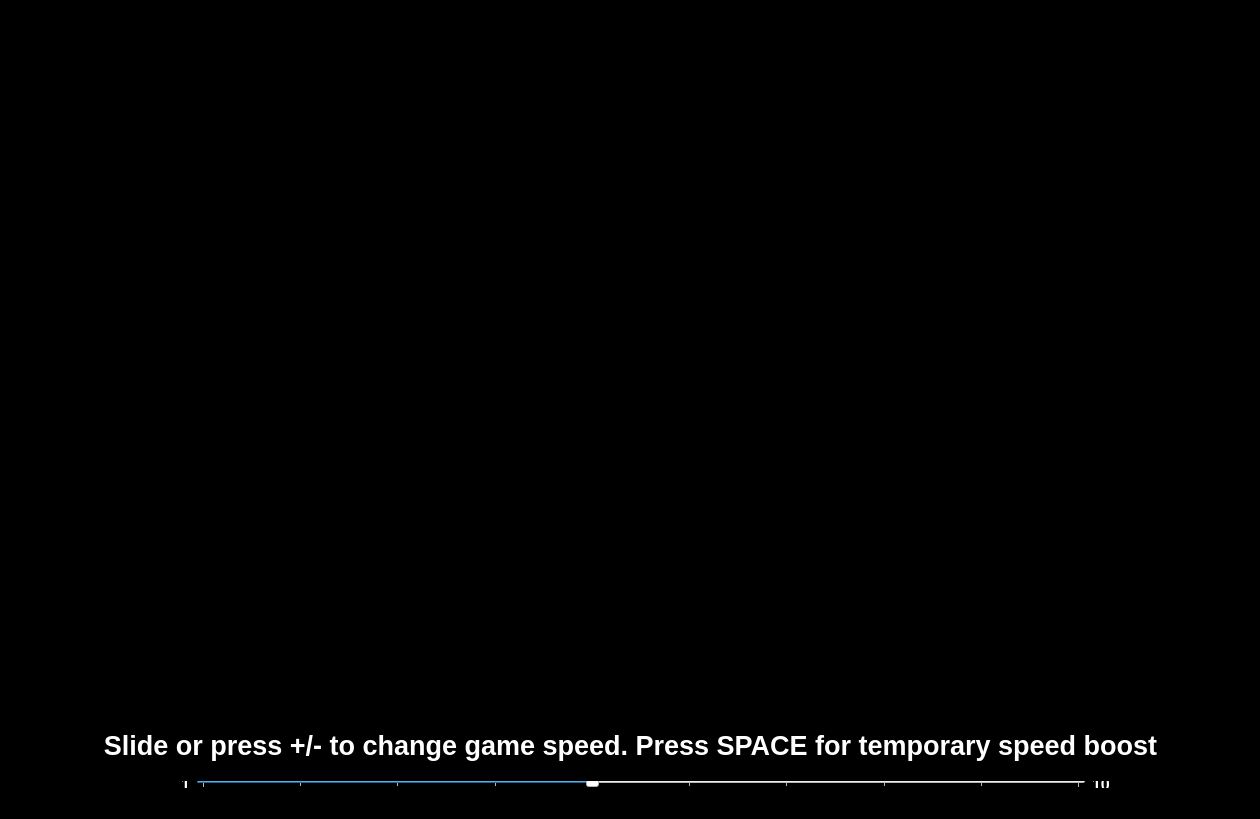
<?xml version="1.0" encoding="UTF-8"?>
<ui version="4.0">
 <class>MainWindow</class>
 <widget class="QMainWindow" name="MainWindow">
  <property name="geometry">
   <rect>
    <x>0</x>
    <y>0</y>
    <width>1260</width>
    <height>819</height>
   </rect>
  </property>
  <property name="sizePolicy">
   <sizepolicy hsizetype="Fixed" vsizetype="Fixed">
    <horstretch>0</horstretch>
    <verstretch>0</verstretch>
   </sizepolicy>
  </property>
  <property name="minimumSize">
   <size>
    <width>0</width>
    <height>0</height>
   </size>
  </property>
  <property name="palette">
   <palette>
    <active>
     <colorrole role="WindowText">
      <brush brushstyle="SolidPattern">
       <color alpha="255">
        <red>255</red>
        <green>255</green>
        <blue>255</blue>
       </color>
      </brush>
     </colorrole>
     <colorrole role="Button">
      <brush brushstyle="SolidPattern">
       <color alpha="255">
        <red>0</red>
        <green>0</green>
        <blue>0</blue>
       </color>
      </brush>
     </colorrole>
     <colorrole role="Light">
      <brush brushstyle="SolidPattern">
       <color alpha="255">
        <red>0</red>
        <green>0</green>
        <blue>0</blue>
       </color>
      </brush>
     </colorrole>
     <colorrole role="Midlight">
      <brush brushstyle="SolidPattern">
       <color alpha="255">
        <red>0</red>
        <green>0</green>
        <blue>0</blue>
       </color>
      </brush>
     </colorrole>
     <colorrole role="Dark">
      <brush brushstyle="SolidPattern">
       <color alpha="255">
        <red>0</red>
        <green>0</green>
        <blue>0</blue>
       </color>
      </brush>
     </colorrole>
     <colorrole role="Mid">
      <brush brushstyle="SolidPattern">
       <color alpha="255">
        <red>0</red>
        <green>0</green>
        <blue>0</blue>
       </color>
      </brush>
     </colorrole>
     <colorrole role="Text">
      <brush brushstyle="SolidPattern">
       <color alpha="255">
        <red>255</red>
        <green>255</green>
        <blue>255</blue>
       </color>
      </brush>
     </colorrole>
     <colorrole role="BrightText">
      <brush brushstyle="SolidPattern">
       <color alpha="255">
        <red>255</red>
        <green>255</green>
        <blue>255</blue>
       </color>
      </brush>
     </colorrole>
     <colorrole role="ButtonText">
      <brush brushstyle="SolidPattern">
       <color alpha="255">
        <red>255</red>
        <green>255</green>
        <blue>255</blue>
       </color>
      </brush>
     </colorrole>
     <colorrole role="Base">
      <brush brushstyle="SolidPattern">
       <color alpha="255">
        <red>0</red>
        <green>0</green>
        <blue>0</blue>
       </color>
      </brush>
     </colorrole>
     <colorrole role="Window">
      <brush brushstyle="SolidPattern">
       <color alpha="255">
        <red>0</red>
        <green>0</green>
        <blue>0</blue>
       </color>
      </brush>
     </colorrole>
     <colorrole role="Shadow">
      <brush brushstyle="SolidPattern">
       <color alpha="255">
        <red>0</red>
        <green>0</green>
        <blue>0</blue>
       </color>
      </brush>
     </colorrole>
     <colorrole role="AlternateBase">
      <brush brushstyle="SolidPattern">
       <color alpha="255">
        <red>0</red>
        <green>0</green>
        <blue>0</blue>
       </color>
      </brush>
     </colorrole>
     <colorrole role="ToolTipBase">
      <brush brushstyle="SolidPattern">
       <color alpha="255">
        <red>255</red>
        <green>255</green>
        <blue>220</blue>
       </color>
      </brush>
     </colorrole>
     <colorrole role="ToolTipText">
      <brush brushstyle="SolidPattern">
       <color alpha="255">
        <red>0</red>
        <green>0</green>
        <blue>0</blue>
       </color>
      </brush>
     </colorrole>
     <colorrole role="PlaceholderText">
      <brush brushstyle="SolidPattern">
       <color alpha="128">
        <red>255</red>
        <green>255</green>
        <blue>255</blue>
       </color>
      </brush>
     </colorrole>
    </active>
    <inactive>
     <colorrole role="WindowText">
      <brush brushstyle="SolidPattern">
       <color alpha="255">
        <red>255</red>
        <green>255</green>
        <blue>255</blue>
       </color>
      </brush>
     </colorrole>
     <colorrole role="Button">
      <brush brushstyle="SolidPattern">
       <color alpha="255">
        <red>0</red>
        <green>0</green>
        <blue>0</blue>
       </color>
      </brush>
     </colorrole>
     <colorrole role="Light">
      <brush brushstyle="SolidPattern">
       <color alpha="255">
        <red>0</red>
        <green>0</green>
        <blue>0</blue>
       </color>
      </brush>
     </colorrole>
     <colorrole role="Midlight">
      <brush brushstyle="SolidPattern">
       <color alpha="255">
        <red>0</red>
        <green>0</green>
        <blue>0</blue>
       </color>
      </brush>
     </colorrole>
     <colorrole role="Dark">
      <brush brushstyle="SolidPattern">
       <color alpha="255">
        <red>0</red>
        <green>0</green>
        <blue>0</blue>
       </color>
      </brush>
     </colorrole>
     <colorrole role="Mid">
      <brush brushstyle="SolidPattern">
       <color alpha="255">
        <red>0</red>
        <green>0</green>
        <blue>0</blue>
       </color>
      </brush>
     </colorrole>
     <colorrole role="Text">
      <brush brushstyle="SolidPattern">
       <color alpha="255">
        <red>255</red>
        <green>255</green>
        <blue>255</blue>
       </color>
      </brush>
     </colorrole>
     <colorrole role="BrightText">
      <brush brushstyle="SolidPattern">
       <color alpha="255">
        <red>255</red>
        <green>255</green>
        <blue>255</blue>
       </color>
      </brush>
     </colorrole>
     <colorrole role="ButtonText">
      <brush brushstyle="SolidPattern">
       <color alpha="255">
        <red>255</red>
        <green>255</green>
        <blue>255</blue>
       </color>
      </brush>
     </colorrole>
     <colorrole role="Base">
      <brush brushstyle="SolidPattern">
       <color alpha="255">
        <red>0</red>
        <green>0</green>
        <blue>0</blue>
       </color>
      </brush>
     </colorrole>
     <colorrole role="Window">
      <brush brushstyle="SolidPattern">
       <color alpha="255">
        <red>0</red>
        <green>0</green>
        <blue>0</blue>
       </color>
      </brush>
     </colorrole>
     <colorrole role="Shadow">
      <brush brushstyle="SolidPattern">
       <color alpha="255">
        <red>0</red>
        <green>0</green>
        <blue>0</blue>
       </color>
      </brush>
     </colorrole>
     <colorrole role="AlternateBase">
      <brush brushstyle="SolidPattern">
       <color alpha="255">
        <red>0</red>
        <green>0</green>
        <blue>0</blue>
       </color>
      </brush>
     </colorrole>
     <colorrole role="ToolTipBase">
      <brush brushstyle="SolidPattern">
       <color alpha="255">
        <red>255</red>
        <green>255</green>
        <blue>220</blue>
       </color>
      </brush>
     </colorrole>
     <colorrole role="ToolTipText">
      <brush brushstyle="SolidPattern">
       <color alpha="255">
        <red>0</red>
        <green>0</green>
        <blue>0</blue>
       </color>
      </brush>
     </colorrole>
     <colorrole role="PlaceholderText">
      <brush brushstyle="SolidPattern">
       <color alpha="128">
        <red>255</red>
        <green>255</green>
        <blue>255</blue>
       </color>
      </brush>
     </colorrole>
    </inactive>
    <disabled>
     <colorrole role="WindowText">
      <brush brushstyle="SolidPattern">
       <color alpha="255">
        <red>0</red>
        <green>0</green>
        <blue>0</blue>
       </color>
      </brush>
     </colorrole>
     <colorrole role="Button">
      <brush brushstyle="SolidPattern">
       <color alpha="255">
        <red>0</red>
        <green>0</green>
        <blue>0</blue>
       </color>
      </brush>
     </colorrole>
     <colorrole role="Light">
      <brush brushstyle="SolidPattern">
       <color alpha="255">
        <red>0</red>
        <green>0</green>
        <blue>0</blue>
       </color>
      </brush>
     </colorrole>
     <colorrole role="Midlight">
      <brush brushstyle="SolidPattern">
       <color alpha="255">
        <red>0</red>
        <green>0</green>
        <blue>0</blue>
       </color>
      </brush>
     </colorrole>
     <colorrole role="Dark">
      <brush brushstyle="SolidPattern">
       <color alpha="255">
        <red>0</red>
        <green>0</green>
        <blue>0</blue>
       </color>
      </brush>
     </colorrole>
     <colorrole role="Mid">
      <brush brushstyle="SolidPattern">
       <color alpha="255">
        <red>0</red>
        <green>0</green>
        <blue>0</blue>
       </color>
      </brush>
     </colorrole>
     <colorrole role="Text">
      <brush brushstyle="SolidPattern">
       <color alpha="255">
        <red>0</red>
        <green>0</green>
        <blue>0</blue>
       </color>
      </brush>
     </colorrole>
     <colorrole role="BrightText">
      <brush brushstyle="SolidPattern">
       <color alpha="255">
        <red>255</red>
        <green>255</green>
        <blue>255</blue>
       </color>
      </brush>
     </colorrole>
     <colorrole role="ButtonText">
      <brush brushstyle="SolidPattern">
       <color alpha="255">
        <red>0</red>
        <green>0</green>
        <blue>0</blue>
       </color>
      </brush>
     </colorrole>
     <colorrole role="Base">
      <brush brushstyle="SolidPattern">
       <color alpha="255">
        <red>0</red>
        <green>0</green>
        <blue>0</blue>
       </color>
      </brush>
     </colorrole>
     <colorrole role="Window">
      <brush brushstyle="SolidPattern">
       <color alpha="255">
        <red>0</red>
        <green>0</green>
        <blue>0</blue>
       </color>
      </brush>
     </colorrole>
     <colorrole role="Shadow">
      <brush brushstyle="SolidPattern">
       <color alpha="255">
        <red>0</red>
        <green>0</green>
        <blue>0</blue>
       </color>
      </brush>
     </colorrole>
     <colorrole role="AlternateBase">
      <brush brushstyle="SolidPattern">
       <color alpha="255">
        <red>0</red>
        <green>0</green>
        <blue>0</blue>
       </color>
      </brush>
     </colorrole>
     <colorrole role="ToolTipBase">
      <brush brushstyle="SolidPattern">
       <color alpha="255">
        <red>255</red>
        <green>255</green>
        <blue>220</blue>
       </color>
      </brush>
     </colorrole>
     <colorrole role="ToolTipText">
      <brush brushstyle="SolidPattern">
       <color alpha="255">
        <red>0</red>
        <green>0</green>
        <blue>0</blue>
       </color>
      </brush>
     </colorrole>
     <colorrole role="PlaceholderText">
      <brush brushstyle="SolidPattern">
       <color alpha="128">
        <red>255</red>
        <green>255</green>
        <blue>255</blue>
       </color>
      </brush>
     </colorrole>
    </disabled>
   </palette>
  </property>
  <property name="windowTitle">
   <string>MainWindow</string>
  </property>
  <widget class="QWidget" name="centralWidget">
   <property name="sizePolicy">
    <sizepolicy hsizetype="Preferred" vsizetype="Preferred">
     <horstretch>0</horstretch>
     <verstretch>0</verstretch>
    </sizepolicy>
   </property>
   <widget class="QLabel" name="speedSlider_Label">
    <property name="geometry">
     <rect>
      <x>10</x>
      <y>730</y>
      <width>1241</width>
      <height>31</height>
     </rect>
    </property>
    <property name="font">
     <font>
      <pointsize>20</pointsize>
      <bold>true</bold>
     </font>
    </property>
    <property name="text">
     <string>Slide or press +/- to change game speed. Press SPACE for temporary speed boost</string>
    </property>
    <property name="alignment">
     <set>Qt::AlignCenter</set>
    </property>
   </widget>
   <widget class="QWidget" name="layoutWidget">
    <property name="geometry">
     <rect>
      <x>170</x>
      <y>770</y>
      <width>951</width>
      <height>29</height>
     </rect>
    </property>
    <layout class="QHBoxLayout" name="horizontalLayout">
     <item>
      <widget class="QLabel" name="minSpeed_Label">
       <property name="sizePolicy">
        <sizepolicy hsizetype="Maximum" vsizetype="Preferred">
         <horstretch>0</horstretch>
         <verstretch>0</verstretch>
        </sizepolicy>
       </property>
       <property name="font">
        <font>
         <pointsize>12</pointsize>
         <bold>true</bold>
        </font>
       </property>
       <property name="text">
        <string>1</string>
       </property>
      </widget>
     </item>
     <item>
      <widget class="QSlider" name="speed_Slider">
       <property name="enabled">
        <bool>true</bool>
       </property>
       <property name="sizePolicy">
        <sizepolicy hsizetype="Minimum" vsizetype="Fixed">
         <horstretch>0</horstretch>
         <verstretch>0</verstretch>
        </sizepolicy>
       </property>
       <property name="sizeIncrement">
        <size>
         <width>0</width>
         <height>0</height>
        </size>
       </property>
       <property name="palette">
        <palette>
         <active>
          <colorrole role="WindowText">
           <brush brushstyle="SolidPattern">
            <color alpha="255">
             <red>0</red>
             <green>0</green>
             <blue>0</blue>
            </color>
           </brush>
          </colorrole>
          <colorrole role="Button">
           <brush brushstyle="SolidPattern">
            <color alpha="255">
             <red>255</red>
             <green>255</green>
             <blue>255</blue>
            </color>
           </brush>
          </colorrole>
          <colorrole role="Light">
           <brush brushstyle="SolidPattern">
            <color alpha="255">
             <red>255</red>
             <green>255</green>
             <blue>255</blue>
            </color>
           </brush>
          </colorrole>
          <colorrole role="Midlight">
           <brush brushstyle="SolidPattern">
            <color alpha="255">
             <red>255</red>
             <green>255</green>
             <blue>255</blue>
            </color>
           </brush>
          </colorrole>
          <colorrole role="Dark">
           <brush brushstyle="SolidPattern">
            <color alpha="255">
             <red>127</red>
             <green>127</green>
             <blue>127</blue>
            </color>
           </brush>
          </colorrole>
          <colorrole role="Mid">
           <brush brushstyle="SolidPattern">
            <color alpha="255">
             <red>170</red>
             <green>170</green>
             <blue>170</blue>
            </color>
           </brush>
          </colorrole>
          <colorrole role="Text">
           <brush brushstyle="SolidPattern">
            <color alpha="255">
             <red>0</red>
             <green>0</green>
             <blue>0</blue>
            </color>
           </brush>
          </colorrole>
          <colorrole role="BrightText">
           <brush brushstyle="SolidPattern">
            <color alpha="255">
             <red>255</red>
             <green>255</green>
             <blue>255</blue>
            </color>
           </brush>
          </colorrole>
          <colorrole role="ButtonText">
           <brush brushstyle="SolidPattern">
            <color alpha="255">
             <red>0</red>
             <green>0</green>
             <blue>0</blue>
            </color>
           </brush>
          </colorrole>
          <colorrole role="Base">
           <brush brushstyle="SolidPattern">
            <color alpha="255">
             <red>255</red>
             <green>255</green>
             <blue>255</blue>
            </color>
           </brush>
          </colorrole>
          <colorrole role="Window">
           <brush brushstyle="SolidPattern">
            <color alpha="255">
             <red>255</red>
             <green>255</green>
             <blue>255</blue>
            </color>
           </brush>
          </colorrole>
          <colorrole role="Shadow">
           <brush brushstyle="SolidPattern">
            <color alpha="255">
             <red>0</red>
             <green>0</green>
             <blue>0</blue>
            </color>
           </brush>
          </colorrole>
          <colorrole role="AlternateBase">
           <brush brushstyle="SolidPattern">
            <color alpha="255">
             <red>255</red>
             <green>255</green>
             <blue>255</blue>
            </color>
           </brush>
          </colorrole>
          <colorrole role="ToolTipBase">
           <brush brushstyle="SolidPattern">
            <color alpha="255">
             <red>255</red>
             <green>255</green>
             <blue>220</blue>
            </color>
           </brush>
          </colorrole>
          <colorrole role="ToolTipText">
           <brush brushstyle="SolidPattern">
            <color alpha="255">
             <red>0</red>
             <green>0</green>
             <blue>0</blue>
            </color>
           </brush>
          </colorrole>
          <colorrole role="PlaceholderText">
           <brush brushstyle="SolidPattern">
            <color alpha="128">
             <red>0</red>
             <green>0</green>
             <blue>0</blue>
            </color>
           </brush>
          </colorrole>
         </active>
         <inactive>
          <colorrole role="WindowText">
           <brush brushstyle="SolidPattern">
            <color alpha="255">
             <red>0</red>
             <green>0</green>
             <blue>0</blue>
            </color>
           </brush>
          </colorrole>
          <colorrole role="Button">
           <brush brushstyle="SolidPattern">
            <color alpha="255">
             <red>255</red>
             <green>255</green>
             <blue>255</blue>
            </color>
           </brush>
          </colorrole>
          <colorrole role="Light">
           <brush brushstyle="SolidPattern">
            <color alpha="255">
             <red>255</red>
             <green>255</green>
             <blue>255</blue>
            </color>
           </brush>
          </colorrole>
          <colorrole role="Midlight">
           <brush brushstyle="SolidPattern">
            <color alpha="255">
             <red>255</red>
             <green>255</green>
             <blue>255</blue>
            </color>
           </brush>
          </colorrole>
          <colorrole role="Dark">
           <brush brushstyle="SolidPattern">
            <color alpha="255">
             <red>127</red>
             <green>127</green>
             <blue>127</blue>
            </color>
           </brush>
          </colorrole>
          <colorrole role="Mid">
           <brush brushstyle="SolidPattern">
            <color alpha="255">
             <red>170</red>
             <green>170</green>
             <blue>170</blue>
            </color>
           </brush>
          </colorrole>
          <colorrole role="Text">
           <brush brushstyle="SolidPattern">
            <color alpha="255">
             <red>0</red>
             <green>0</green>
             <blue>0</blue>
            </color>
           </brush>
          </colorrole>
          <colorrole role="BrightText">
           <brush brushstyle="SolidPattern">
            <color alpha="255">
             <red>255</red>
             <green>255</green>
             <blue>255</blue>
            </color>
           </brush>
          </colorrole>
          <colorrole role="ButtonText">
           <brush brushstyle="SolidPattern">
            <color alpha="255">
             <red>0</red>
             <green>0</green>
             <blue>0</blue>
            </color>
           </brush>
          </colorrole>
          <colorrole role="Base">
           <brush brushstyle="SolidPattern">
            <color alpha="255">
             <red>255</red>
             <green>255</green>
             <blue>255</blue>
            </color>
           </brush>
          </colorrole>
          <colorrole role="Window">
           <brush brushstyle="SolidPattern">
            <color alpha="255">
             <red>255</red>
             <green>255</green>
             <blue>255</blue>
            </color>
           </brush>
          </colorrole>
          <colorrole role="Shadow">
           <brush brushstyle="SolidPattern">
            <color alpha="255">
             <red>0</red>
             <green>0</green>
             <blue>0</blue>
            </color>
           </brush>
          </colorrole>
          <colorrole role="AlternateBase">
           <brush brushstyle="SolidPattern">
            <color alpha="255">
             <red>255</red>
             <green>255</green>
             <blue>255</blue>
            </color>
           </brush>
          </colorrole>
          <colorrole role="ToolTipBase">
           <brush brushstyle="SolidPattern">
            <color alpha="255">
             <red>255</red>
             <green>255</green>
             <blue>220</blue>
            </color>
           </brush>
          </colorrole>
          <colorrole role="ToolTipText">
           <brush brushstyle="SolidPattern">
            <color alpha="255">
             <red>0</red>
             <green>0</green>
             <blue>0</blue>
            </color>
           </brush>
          </colorrole>
          <colorrole role="PlaceholderText">
           <brush brushstyle="SolidPattern">
            <color alpha="128">
             <red>0</red>
             <green>0</green>
             <blue>0</blue>
            </color>
           </brush>
          </colorrole>
         </inactive>
         <disabled>
          <colorrole role="WindowText">
           <brush brushstyle="SolidPattern">
            <color alpha="255">
             <red>127</red>
             <green>127</green>
             <blue>127</blue>
            </color>
           </brush>
          </colorrole>
          <colorrole role="Button">
           <brush brushstyle="SolidPattern">
            <color alpha="255">
             <red>255</red>
             <green>255</green>
             <blue>255</blue>
            </color>
           </brush>
          </colorrole>
          <colorrole role="Light">
           <brush brushstyle="SolidPattern">
            <color alpha="255">
             <red>255</red>
             <green>255</green>
             <blue>255</blue>
            </color>
           </brush>
          </colorrole>
          <colorrole role="Midlight">
           <brush brushstyle="SolidPattern">
            <color alpha="255">
             <red>255</red>
             <green>255</green>
             <blue>255</blue>
            </color>
           </brush>
          </colorrole>
          <colorrole role="Dark">
           <brush brushstyle="SolidPattern">
            <color alpha="255">
             <red>127</red>
             <green>127</green>
             <blue>127</blue>
            </color>
           </brush>
          </colorrole>
          <colorrole role="Mid">
           <brush brushstyle="SolidPattern">
            <color alpha="255">
             <red>170</red>
             <green>170</green>
             <blue>170</blue>
            </color>
           </brush>
          </colorrole>
          <colorrole role="Text">
           <brush brushstyle="SolidPattern">
            <color alpha="255">
             <red>127</red>
             <green>127</green>
             <blue>127</blue>
            </color>
           </brush>
          </colorrole>
          <colorrole role="BrightText">
           <brush brushstyle="SolidPattern">
            <color alpha="255">
             <red>255</red>
             <green>255</green>
             <blue>255</blue>
            </color>
           </brush>
          </colorrole>
          <colorrole role="ButtonText">
           <brush brushstyle="SolidPattern">
            <color alpha="255">
             <red>127</red>
             <green>127</green>
             <blue>127</blue>
            </color>
           </brush>
          </colorrole>
          <colorrole role="Base">
           <brush brushstyle="SolidPattern">
            <color alpha="255">
             <red>255</red>
             <green>255</green>
             <blue>255</blue>
            </color>
           </brush>
          </colorrole>
          <colorrole role="Window">
           <brush brushstyle="SolidPattern">
            <color alpha="255">
             <red>255</red>
             <green>255</green>
             <blue>255</blue>
            </color>
           </brush>
          </colorrole>
          <colorrole role="Shadow">
           <brush brushstyle="SolidPattern">
            <color alpha="255">
             <red>0</red>
             <green>0</green>
             <blue>0</blue>
            </color>
           </brush>
          </colorrole>
          <colorrole role="AlternateBase">
           <brush brushstyle="SolidPattern">
            <color alpha="255">
             <red>255</red>
             <green>255</green>
             <blue>255</blue>
            </color>
           </brush>
          </colorrole>
          <colorrole role="ToolTipBase">
           <brush brushstyle="SolidPattern">
            <color alpha="255">
             <red>255</red>
             <green>255</green>
             <blue>220</blue>
            </color>
           </brush>
          </colorrole>
          <colorrole role="ToolTipText">
           <brush brushstyle="SolidPattern">
            <color alpha="255">
             <red>0</red>
             <green>0</green>
             <blue>0</blue>
            </color>
           </brush>
          </colorrole>
          <colorrole role="PlaceholderText">
           <brush brushstyle="SolidPattern">
            <color alpha="128">
             <red>0</red>
             <green>0</green>
             <blue>0</blue>
            </color>
           </brush>
          </colorrole>
         </disabled>
        </palette>
       </property>
       <property name="autoFillBackground">
        <bool>false</bool>
       </property>
       <property name="minimum">
        <number>1</number>
       </property>
       <property name="maximum">
        <number>10</number>
       </property>
       <property name="pageStep">
        <number>1</number>
       </property>
       <property name="value">
        <number>5</number>
       </property>
       <property name="orientation">
        <enum>Qt::Horizontal</enum>
       </property>
       <property name="invertedAppearance">
        <bool>false</bool>
       </property>
       <property name="invertedControls">
        <bool>false</bool>
       </property>
       <property name="tickPosition">
        <enum>QSlider::TicksBelow</enum>
       </property>
       <property name="tickInterval">
        <number>1</number>
       </property>
      </widget>
     </item>
     <item>
      <widget class="QLabel" name="maxSpeed_Label">
       <property name="sizePolicy">
        <sizepolicy hsizetype="Maximum" vsizetype="Preferred">
         <horstretch>0</horstretch>
         <verstretch>0</verstretch>
        </sizepolicy>
       </property>
       <property name="font">
        <font>
         <pointsize>12</pointsize>
         <bold>true</bold>
        </font>
       </property>
       <property name="text">
        <string>10</string>
       </property>
      </widget>
     </item>
    </layout>
   </widget>
  </widget>
 </widget>
 <layoutdefault spacing="6" margin="11"/>
 <resources/>
 <connections/>
</ui>
